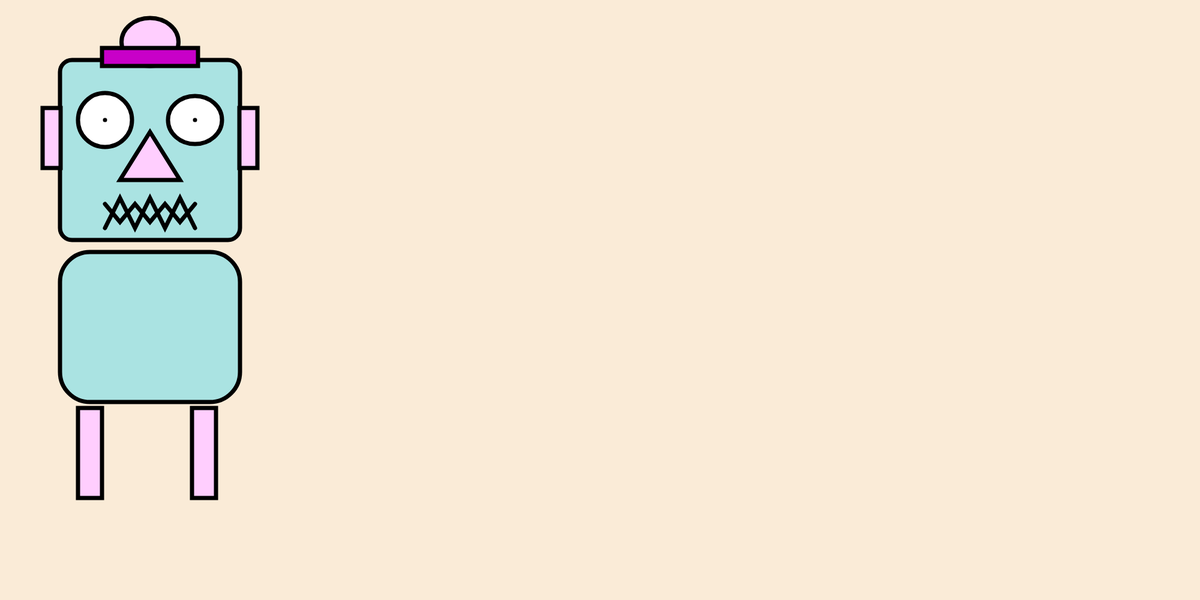
Frame 1 (no input)
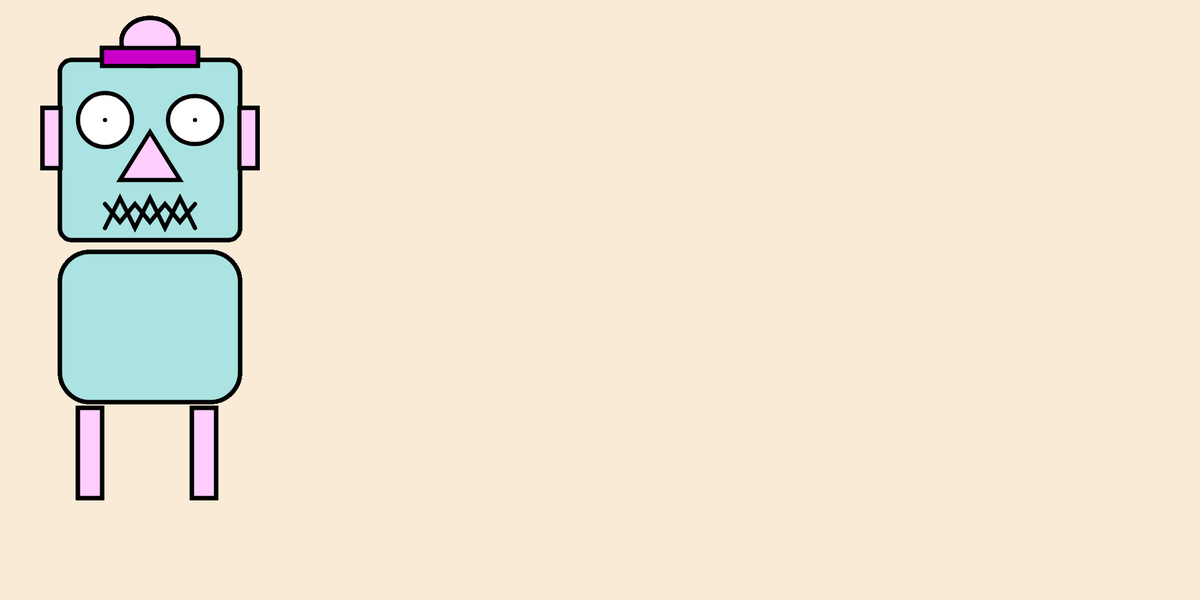
Frame 60 (no input)
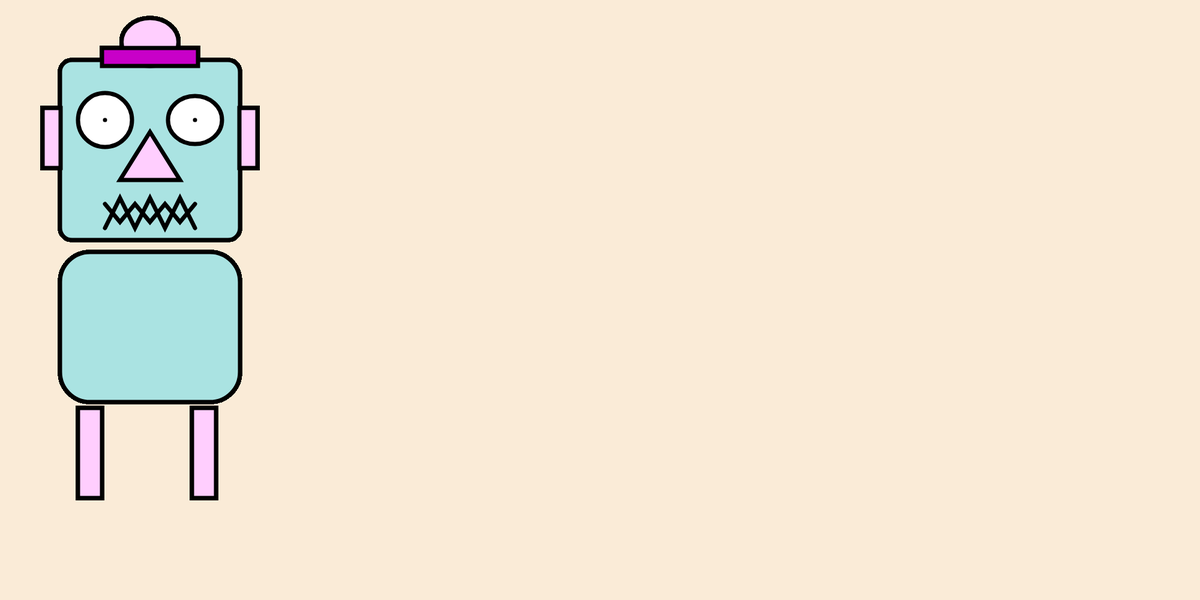
Frame 120 (the mouse pressed at the canvas centre since frame 60)

The p5.js sketch that drew these frames (run headless with seeded random() and noise() and a simulated clock; from frame 60 on, the mouse is pressed at the canvas centre):

// p5.js sketch
// ── sketch.js
function setup()
{
	//create a canvas for the robot
	createCanvas(2000, 1000);
	background(250,235,215)
}

function draw()
{
	strokeWeight(7);

	//robots head
	fill(170, 227, 226);
	rect(100, 100, 300, 300, 20);


	//robots antenna
	fill(255, 206, 254);
	ellipse(250, 70, 95, 80);

	fill(200, 0, 200);
	rect(170, 80, 160, 30);

	//robots eyes
	fill(255);
	ellipse(175, 200, 90, 90);
	point(175, 200);
	ellipse(325, 200, 90, 80);
	point(325, 200);


	//robots nose
	fill(255, 206, 254);
	triangle(250, 220, 200, 300, 300, 300);

	//robots ears
	rect(71, 180, 30, 100);
	rect(399, 180, 30, 100);

	//robots mouth
	noFill();
	beginShape();
	vertex(175, 340);
	vertex(200, 370);
	vertex(225, 340);
	vertex(250, 370);
	vertex(275, 340);
	vertex(300, 370);
	vertex(325, 340);
	endShape();

	noFill();
	beginShape();
	vertex(175, 380);
	vertex(200, 330);
	vertex(225, 380);
	vertex(250, 330);
	vertex(275, 380);
	vertex(300, 330);
	vertex(325, 380);
	endShape();

	//robots body
	fill(170, 227, 226);
	rect(100, 420, 300, 250, 50);

	//robots leg right
	fill(255, 206, 254);
rect(130, 680, 40, 150);

	//robots legs left
	fill(255, 206, 254);
	rect(320, 680, 40, 150);
		
	

}
